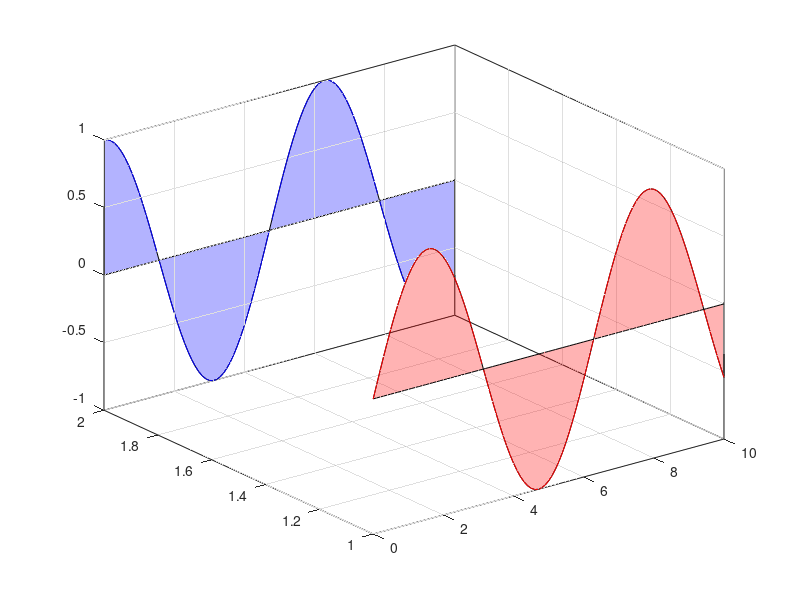

This figure's MATLAB source:
x=0:0.1:10;
z1=sin(x);
z2=cos(x);
% first curve
y=ones(1,length(x));
fill3([x fliplr(x)],[y y],[z1 zeros(1,length(x))],'r','FaceAlpha',0.3);
hold on;
plot3(x,y,z1,'r');
hold on;
% second curve
y=2*ones(1,length(x));
fill3([x fliplr(x)],[y y],[z2 zeros(1,length(x))],'b','FaceAlpha',0.3);
plot3(x,y,z2,'b');
grid on;

